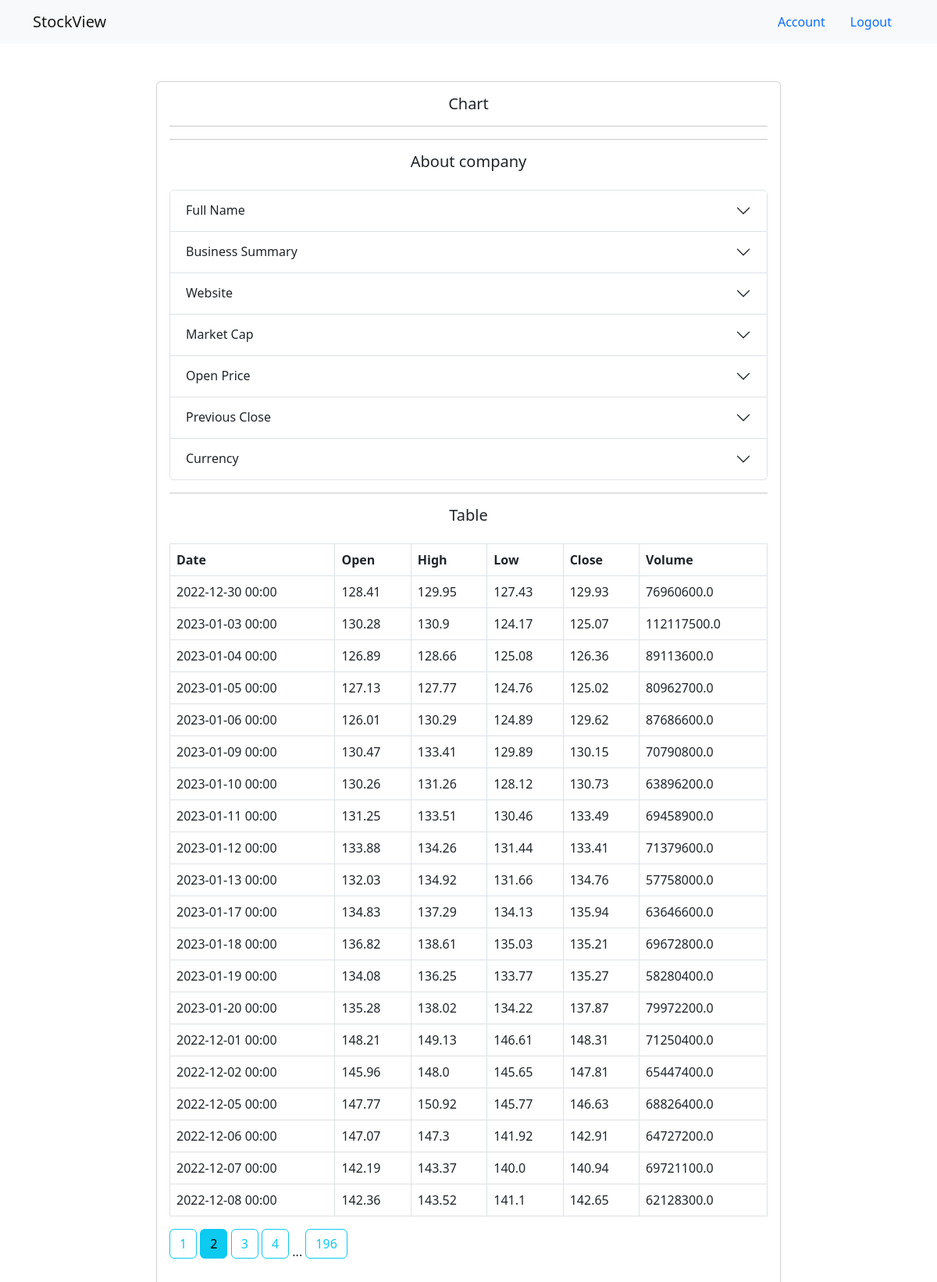
The page /tables/AAPL?page=2 (signed in) on the database its author committed.
### application/models.py (models this page shows, shortened)
class StockItem(db.Model):
    id = db.Column(db.Integer, primary_key=True)
    stock_date = db.Column(db.String, unique=False, nullable=False)
    stock_open = db.Column(db.Float, unique=False, nullable=False)
    stock_high = db.Column(db.Float, unique=False, nullable=False)
    stock_low = db.Column(db.Float, unique=False, nullable=False)
    stock_close = db.Column(db.Float, unique=False, nullable=False)
    stock_volume = db.Column(db.Float, unique=False, nullable=False)
    stock_id = db.Column(db.Integer, db.ForeignKey('stock.id'), nullable=False)

### application/routes.py (the view)
@views.route("/tables/<symbol>")
@login_required
def tables(symbol):
    date_enter = datetime.now()
    format_date = datetime.strftime(date_enter, "%Y-%m-%d %H:%M:%S")
    datetime_dict[symbol] = format_date
    page = request.args.get('page', 1, type=int)
    stock = db.session.query(Stock).filter(Stock.stock_name == symbol).first()
    items = db.session.query(StockItem).filter(StockItem.stock_id == stock.id).paginate(page=page, per_page=20)
    dates, lowes, highs, opens, closes = stock.get_data()
    sma = simple_moving_average(closes, 5)
    context = {
        "stock": stock,
        "stock_items": items,
        "dates": json.dumps(dates),
        "lowes": json.dumps(lowes),
        "highs": json.dumps(highs),
        "opens": json.dumps(opens),
        "closes": json.dumps(closes),
        "page": page,
        "sma": sma
    }
    return render_template("tables.html", context=context, items=items)

### application/__init__.py (called while the page is built)
def init_app():
    app.config.from_object(Config)
    db.init_app(app)
    with app.app_context():
        from .auth import auth_bp
        from .routes import views
        from .handlers import errors
        from .models import User
        app.register_blueprint(auth_bp)
        app.register_blueprint(views)
        app.register_blueprint(errors)
        db.create_all()
        login_manager.init_app(app)
        mail.init_app(app)
        @login_manager.user_loader
        def load_user(id):
            return User.query.get(int(id))
        return app

### application/models.py (called while the page is built)
    def get_data(self):
        dates = [item.stock_date for item in self.stockitems]
        lows = [item.stock_open for item in self.stockitems]
        highs = [item.stock_high for item in self.stockitems]
        opens = [item.stock_open for item in self.stockitems]
        closes = [item.stock_close for item in self.stockitems]
        return dates, lows, highs, opens, closes

### application/routes.py (called while the page is built)
def simple_moving_average(values, window):
    weights = np.repeat(1.0, window)/window
    smas = np.convolve(values, weights, 'valid')
    return list(smas)

### application/templates/tables.html (shortened to what this page needs)
{% extends "layout.html" %}
{% block content %}
<div class="col-8 offset-2 my-5">
    <div class="card">
        <div class="card-body">
            <h5 class="lead text-center">Chart</h5>
            <hr>
            <div>
              <hr>
              <h5 class="lead text-center mb-4">About company</h5>
              <div class="accordion mb-3" id="accordionExample">
                <div class="accordion-item">
                  <h2 class="accordion-header" id="headingOne">
                    <button class="accordion-button collapsed" type="button" data-bs-toggle="collapse" data-bs-target="#collapseOne" aria-expanded="false" aria-controls="collapseOne">
                      Full Name
                    </button>
                  </h2>
                </div>
                <div class="accordion-item">
                  <h2 class="accordion-header" id="headingTwo">
                    <button class="accordion-button collapsed" type="button" data-bs-toggle="collapse" data-bs-target="#collapseTwo" aria-expanded="false" aria-controls="collapseTwo">
                      Business Summary
                    </button>
                  </h2>
                </div>
                <div class="accordion-item">
                  <h2 class="accordion-header" id="headingThree">
                    <button class="accordion-button collapsed" type="button" data-bs-toggle="collapse" data-bs-target="#collapseThree" aria-expanded="false" aria-controls="collapseThree">
                      Website
                    </button>
                  </h2>
                </div>
                <div class="accordion-item">
                  <h2 class="accordion-header" id="headingFive">
                    <button class="accordion-button collapsed" type="button" data-bs-toggle="collapse" data-bs-target="#collapseFive" aria-expanded="false" aria-controls="collapseFive">
                      Market Cap
                    </button>
                  </h2>
                </div>
                <div class="accordion-item">
                  <h2 class="accordion-header" id="headingSeven">
                    <button class="accordion-button collapsed" type="button" data-bs-toggle="collapse" data-bs-target="#collapseSeven" aria-expanded="false" aria-controls="collapseSeven">
                      Open Price
                    </button>
                  </h2>
                </div>
                <div class="accordion-item">
                  <h2 class="accordion-header" id="headingEight">
                    <button class="accordion-button collapsed" type="button" data-bs-toggle="collapse" data-bs-target="#collapseEight" aria-expanded="false" aria-controls="collapseEight">
                      Previous Close
                    </button>
                  </h2>
                </div>
                <div class="accordion-item">
                  <h2 class="accordion-header" id="headingNine">
                    <button class="accordion-button collapsed" type="button" data-bs-toggle="collapse" data-bs-target="#collapseNine" aria-expanded="false" aria-controls="collapseNine">
                      Currency
                    </button>
                  </h2>
                </div>
              </div>
            </div>
            <div>
              <hr>
              <h5 class="lead text-center mb-4">Table</h5>
              <table id="example" class="table table-bordered table-hover">
              <thead>
                <tr>
                  <th scope="col">Date</th>
                  <th scope="col">Open</th>
                  <th scope="col">High</th>
                  <th scope="col">Low</th>
                  <th scope="col">Close</th>
                  <th scope="col">Volume</th>
                </tr>
              </thead>
              <tbody>
              {% for post in context.stock_items.items %}
                <tr>
                  <td>{{ post.stock_date }}</td>
                  <td>{{ post.stock_open }}</td>
                  <td>{{ post.stock_high }}</td>
                  <td>{{ post.stock_low }}</td>
                  <td>{{ post.stock_close }}</td>
                  <td>{{ post.stock_volume }}</td>
                </tr>
              {% endfor %}
              </tbody>
            </table>
              {% for page_num in context.stock_items.iter_pages(left_edge=1, right_edge=1, left_current=1, right_current=2) %}
                {% if page_num %}
                  {% if context.stock_items.page == page_num %}
                    <a class="btn btn-info mb-4" href="{{ url_for('views.tables', symbol=context.stock.stock_name, page=page_num) }}">{{ page_num }}</a>
                  {% else %}
                    <a class="btn btn-outline-info mb-4" href="{{ url_for('views.tables', symbol=context.stock.stock_name, page=page_num) }}">{{ page_num }}</a>
                  {% endif %}
                {% else %}
                  ...
                {% endif %}
              {% endfor %}
            </div>
        </div>
    </div>
</div>
{% endblock %}

### rows shown on the page
StockItem: stock_date "2022-12-30 00:00", stock_open "128.41", stock_high "129.95", stock_low "127.43", stock_close "129.93", stock_volume "76960600.0"
StockItem: stock_date "2023-01-03 00:00", stock_open "130.28", stock_high "130.9", stock_low "124.17", stock_close "125.07", stock_volume "112117500.0"
StockItem: stock_date "2023-01-04 00:00", stock_open "126.89", stock_high "128.66", stock_low "125.08", stock_close "126.36", stock_volume "89113600.0"
StockItem: stock_date "2023-01-05 00:00", stock_open "127.13", stock_high "127.77", stock_low "124.76", stock_close "125.02", stock_volume "80962700.0"
StockItem: stock_date "2023-01-06 00:00", stock_open "126.01", stock_high "130.29", stock_low "124.89", stock_close "129.62", stock_volume "87686600.0"
StockItem: stock_date "2023-01-09 00:00", stock_open "130.47", stock_high "133.41", stock_low "129.89", stock_close "130.15", stock_volume "70790800.0"
StockItem: stock_date "2023-01-10 00:00", stock_open "130.26", stock_high "131.26", stock_low "128.12", stock_close "130.73", stock_volume "63896200.0"
StockItem: stock_date "2023-01-11 00:00", stock_open "131.25", stock_high "133.51", stock_low "130.46", stock_close "133.49", stock_volume "69458900.0"
StockItem: stock_date "2023-01-12 00:00", stock_open "133.88", stock_high "134.26", stock_low "131.44", stock_close "133.41", stock_volume "71379600.0"
StockItem: stock_date "2023-01-13 00:00", stock_open "132.03", stock_high "134.92", stock_low "131.66", stock_close "134.76", stock_volume "57758000.0"
StockItem: stock_date "2023-01-17 00:00", stock_open "134.83", stock_high "137.29", stock_low "134.13", stock_close "135.94", stock_volume "63646600.0"
StockItem: stock_date "2023-01-18 00:00", stock_open "136.82", stock_high "138.61", stock_low "135.03", stock_close "135.21", stock_volume "69672800.0"
StockItem: stock_date "2023-01-19 00:00", stock_open "134.08", stock_high "136.25", stock_low "133.77", stock_close "135.27", stock_volume "58280400.0"
StockItem: stock_date "2023-01-20 00:00", stock_open "135.28", stock_high "138.02", stock_low "134.22", stock_close "137.87", stock_volume "79972200.0"
StockItem: stock_date "2022-12-01 00:00", stock_open "148.21", stock_high "149.13", stock_low "146.61", stock_close "148.31", stock_volume "71250400.0"
StockItem: stock_date "2022-12-02 00:00", stock_open "145.96", stock_high "148.0", stock_low "145.65", stock_close "147.81", stock_volume "65447400.0"
StockItem: stock_date "2022-12-05 00:00", stock_open "147.77", stock_high "150.92", stock_low "145.77", stock_close "146.63", stock_volume "68826400.0"
StockItem: stock_date "2022-12-06 00:00", stock_open "147.07", stock_high "147.3", stock_low "141.92", stock_close "142.91", stock_volume "64727200.0"
StockItem: stock_date "2022-12-07 00:00", stock_open "142.19", stock_high "143.37", stock_low "140.0", stock_close "140.94", stock_volume "69721100.0"
StockItem: stock_date "2022-12-08 00:00", stock_open "142.36", stock_high "143.52", stock_low "141.1", stock_close "142.65", stock_volume "62128300.0"

### other values the page prints
{{ page_num }} "1" "3" "4" "196"
{{ page_num }} "2"
